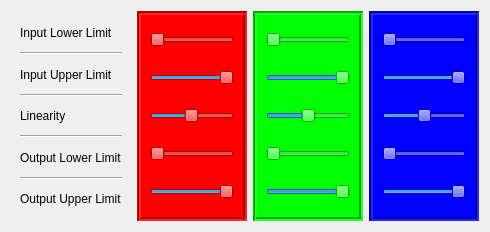
        <widget class="QFrame" name="frame_4">
         <property name="sizePolicy">
          <sizepolicy hsizetype="Preferred" vsizetype="Preferred">
           <horstretch>0</horstretch>
           <verstretch>0</verstretch>
          </sizepolicy>
         </property>
         <property name="frameShape">
          <enum>QFrame::NoFrame</enum>
         </property>
         <property name="frameShadow">
          <enum>QFrame::Raised</enum>
         </property>
         <layout class="QHBoxLayout" name="horizontalLayout_2">
          <item>
           <widget class="QFrame" name="frame_8">
            <property name="styleSheet">
             <string notr="true">border-width: 10px;</string>
            </property>
            <property name="frameShape">
             <enum>QFrame::NoFrame</enum>
            </property>
            <property name="frameShadow">
             <enum>QFrame::Plain</enum>
            </property>
            <property name="lineWidth">
             <number>0</number>
            </property>
            <layout class="QVBoxLayout" name="verticalLayout_6">
             <item>
              <widget class="QLabel" name="label">
               <property name="text">
                <string>Input Lower Limit</string>
               </property>
              </widget>
             </item>
             <item>
              <widget class="Line" name="line_4">
               <property name="orientation">
                <enum>Qt::Horizontal</enum>
               </property>
              </widget>
             </item>
             <item>
              <widget class="QLabel" name="label_7">
               <property name="text">
                <string>Input Upper Limit</string>
               </property>
              </widget>
             </item>
             <item>
              <widget class="Line" name="line_3">
               <property name="orientation">
                <enum>Qt::Horizontal</enum>
               </property>
              </widget>
             </item>
             <item>
              <widget class="QLabel" name="label_8">
               <property name="text">
                <string>Linearity</string>
               </property>
              </widget>
             </item>
             <item>
              <widget class="Line" name="line_2">
               <property name="orientation">
                <enum>Qt::Horizontal</enum>
               </property>
              </widget>
             </item>
             <item>
              <widget class="QLabel" name="label_4">
               <property name="text">
                <string>Output Lower Limit</string>
               </property>
              </widget>
             </item>
             <item>
              <widget class="Line" name="line">
               <property name="orientation">
                <enum>Qt::Horizontal</enum>
               </property>
              </widget>
             </item>
             <item>
              <widget class="QLabel" name="label_2">
               <property name="text">
                <string>Output Upper Limit</string>
               </property>
              </widget>
             </item>
            </layout>
           </widget>
          </item>
          <item>
           <widget class="QFrame" name="red">
            <property name="styleSheet">
             <string notr="true">background-color: rgb(255, 0, 0);
border-color: rgb(0, 0, 0);
border-width: 10px;</string>
            </property>
            <property name="frameShape">
             <enum>QFrame::Box</enum>
            </property>
            <property name="frameShadow">
             <enum>QFrame::Sunken</enum>
            </property>
            <property name="lineWidth">
             <number>2</number>
            </property>
            <layout class="QVBoxLayout" name="verticalLayout_7">
             <item>
              <widget class="QSlider" name="r1">
               <property name="sizePolicy">
                <sizepolicy hsizetype="Expanding" vsizetype="Expanding">
                 <horstretch>0</horstretch>
                 <verstretch>0</verstretch>
                </sizepolicy>
               </property>
               <property name="styleSheet">
                <string notr="true">
QSlider:horizontal {
    min-height: 32px;
}
QSlider::groove:horizontal {
    margin: -8px 0;
}</string>
               </property>
               <property name="maximum">
                <number>256</number>
               </property>
               <property name="orientation">
                <enum>Qt::Horizontal</enum>
               </property>
              </widget>
             </item>
             <item>
              <widget class="QSlider" name="r2">
               <property name="sizePolicy">
                <sizepolicy hsizetype="Expanding" vsizetype="Expanding">
                 <horstretch>0</horstretch>
                 <verstretch>0</verstretch>
                </sizepolicy>
               </property>
               <property name="styleSheet">
                <string notr="true">
QSlider:horizontal {
    min-height: 32px;
}
QSlider::groove:horizontal {
    margin: -8px 0;
}</string>
               </property>
               <property name="maximum">
                <number>256</number>
               </property>
               <property name="value">
                <number>256</number>
               </property>
               <property name="orientation">
                <enum>Qt::Horizontal</enum>
               </property>
               <property name="tickPosition">
                <enum>QSlider::NoTicks</enum>
               </property>
              </widget>
             </item>
             <item>
              <widget class="QSlider" name="r3">
               <property name="sizePolicy">
                <sizepolicy hsizetype="Expanding" vsizetype="Expanding">
                 <horstretch>0</horstretch>
                 <verstretch>0</verstretch>
                </sizepolicy>
               </property>
               <property name="styleSheet">
                <string notr="true">QSlider:horizontal {
    min-height: 32px;
}
QSlider::groove:horizontal {
    margin: -8px 0;
}</string>
               </property>
               <property name="minimum">
                <number>1</number>
               </property>
               <property name="maximum">
                <number>100</number>
               </property>
               <property name="value">
                <number>50</number>
               </property>
               <property name="orientation">
                <enum>Qt::Horizontal</enum>
               </property>
              </widget>
             </item>
             <item>
              <widget class="QSlider" name="r4">
               <property name="sizePolicy">
                <sizepolicy hsizetype="Expanding" vsizetype="Expanding">
                 <horstretch>0</horstretch>
                 <verstretch>0</verstretch>
                </sizepolicy>
               </property>
               <property name="styleSheet">
                <string notr="true">QSlider:horizontal {
    min-height: 32px;
}
QSlider::groove:horizontal {
    margin: -8px 0;
}</string>
               </property>
               <property name="maximum">
                <number>256</number>
               </property>
               <property name="orientation">
                <enum>Qt::Horizontal</enum>
               </property>
              </widget>
             </item>
             <item>
              <widget class="QSlider" name="r5">
               <property name="sizePolicy">
                <sizepolicy hsizetype="Expanding" vsizetype="Expanding">
                 <horstretch>0</horstretch>
                 <verstretch>0</verstretch>
                </sizepolicy>
               </property>
               <property name="styleSheet">
                <string notr="true">QSlider:horizontal {
    min-height: 32px;
}
QSlider::groove:horizontal {
    margin: -8px 0;
}</string>
               </property>
               <property name="maximum">
                <number>256</number>
               </property>
               <property name="value">
                <number>256</number>
               </property>
               <property name="orientation">
                <enum>Qt::Horizontal</enum>
               </property>
              </widget>
             </item>
            </layout>
           </widget>
          </item>
          <item>
           <widget class="QFrame" name="green">
            <property name="styleSheet">
             <string notr="true">background-color: rgb(0, 255, 0);
border-color: rgb(0, 0, 0);
border-width: 10px;</string>
            </property>
            <property name="frameShape">
             <enum>QFrame::Box</enum>
            </property>
            <property name="frameShadow">
             <enum>QFrame::Sunken</enum>
            </property>
            <property name="lineWidth">
             <number>2</number>
            </property>
            <layout class="QVBoxLayout" name="verticalLayout_9">
             <item>
              <widget class="QSlider" name="g1">
               <property name="sizePolicy">
                <sizepolicy hsizetype="Expanding" vsizetype="Expanding">
                 <horstretch>0</horstretch>
                 <verstretch>0</verstretch>
                </sizepolicy>
               </property>
               <property name="styleSheet">
                <string notr="true">
QSlider:horizontal {
    min-height: 32px;
}
QSlider::groove:horizontal {
    margin: -8px 0;
}</string>
               </property>
               <property name="maximum">
                <number>256</number>
               </property>
               <property name="orientation">
                <enum>Qt::Horizontal</enum>
               </property>
              </widget>
             </item>
             <item>
              <widget class="QSlider" name="g2">
               <property name="sizePolicy">
                <sizepolicy hsizetype="Expanding" vsizetype="Expanding">
                 <horstretch>0</horstretch>
                 <verstretch>0</verstretch>
                </sizepolicy>
               </property>
               <property name="styleSheet">
                <string notr="true">
QSlider:horizontal {
    min-height: 32px;
}
QSlider::groove:horizontal {
    margin: -8px 0;
}</string>
               </property>
               <property name="maximum">
                <number>256</number>
               </property>
               <property name="value">
                <number>256</number>
               </property>
               <property name="orientation">
                <enum>Qt::Horizontal</enum>
               </property>
               <property name="tickPosition">
                <enum>QSlider::NoTicks</enum>
               </property>
              </widget>
             </item>
             <item>
              <widget class="QSlider" name="g3">
               <property name="sizePolicy">
                <sizepolicy hsizetype="Expanding" vsizetype="Expanding">
                 <horstretch>0</horstretch>
                 <verstretch>0</verstretch>
                </sizepolicy>
               </property>
               <property name="styleSheet">
                <string notr="true">QSlider:horizontal {
    min-height: 32px;
}
QSlider::groove:horizontal {
    margin: -8px 0;
}</string>
               </property>
               <property name="maximum">
                <number>100</number>
               </property>
               <property name="value">
                <number>50</number>
               </property>
               <property name="orientation">
                <enum>Qt::Horizontal</enum>
               </property>
              </widget>
             </item>
             <item>
              <widget class="QSlider" name="g4">
               <property name="sizePolicy">
                <sizepolicy hsizetype="Expanding" vsizetype="Expanding">
                 <horstretch>0</horstretch>
                 <verstretch>0</verstretch>
                </sizepolicy>
               </property>
               <property name="styleSheet">
                <string notr="true">QSlider:horizontal {
    min-height: 32px;
}
QSlider::groove:horizontal {
    margin: -8px 0;
}</string>
               </property>
               <property name="maximum">
                <number>256</number>
               </property>
               <property name="orientation">
                <enum>Qt::Horizontal</enum>
               </property>
              </widget>
             </item>
             <item>
              <widget class="QSlider" name="g5">
               <property name="sizePolicy">
                <sizepolicy hsizetype="Expanding" vsizetype="Expanding">
                 <horstretch>0</horstretch>
                 <verstretch>0</verstretch>
                </sizepolicy>
               </property>
               <property name="styleSheet">
                <string notr="true">QSlider:horizontal {
    min-height: 32px;
}
QSlider::groove:horizontal {
    margin: -8px 0;
}</string>
               </property>
               <property name="maximum">
                <number>256</number>
               </property>
               <property name="value">
                <number>256</number>
               </property>
               <property name="orientation">
                <enum>Qt::Horizontal</enum>
               </property>
              </widget>
             </item>
            </layout>
           </widget>
          </item>
          <item>
           <widget class="QFrame" name="blue">
            <property name="styleSheet">
             <string notr="true">background-color: rgb(0, 0, 255);
border-color: rgb(0, 0, 0);
border-width: 10px;</string>
            </property>
            <property name="frameShape">
             <enum>QFrame::Box</enum>
            </property>
            <property name="frameShadow">
             <enum>QFrame::Sunken</enum>
            </property>
            <property name="lineWidth">
             <number>2</number>
            </property>
            <layout class="QVBoxLayout" name="verticalLayout_8">
             <item>
              <widget class="QSlider" name="b1">
               <property name="sizePolicy">
                <sizepolicy hsizetype="Expanding" vsizetype="Expanding">
                 <horstretch>0</horstretch>
                 <verstretch>0</verstretch>
                </sizepolicy>
               </property>
               <property name="styleSheet">
                <string notr="true">
QSlider:horizontal {
    min-height: 32px;
}
QSlider::groove:horizontal {
    margin: -8px 0;
}</string>
               </property>
               <property name="maximum">
                <number>256</number>
               </property>
               <property name="orientation">
                <enum>Qt::Horizontal</enum>
               </property>
              </widget>
             </item>
             <item>
              <widget class="QSlider" name="b2">
               <property name="sizePolicy">
                <sizepolicy hsizetype="Expanding" vsizetype="Expanding">
                 <horstretch>0</horstretch>
                 <verstretch>0</verstretch>
                </sizepolicy>
               </property>
               <property name="styleSheet">
                <string notr="true">
QSlider:horizontal {
    min-height: 32px;
}
QSlider::groove:horizontal {
    margin: -8px 0;
}</string>
               </property>
               <property name="maximum">
                <number>256</number>
               </property>
               <property name="value">
                <number>256</number>
               </property>
               <property name="orientation">
                <enum>Qt::Horizontal</enum>
               </property>
               <property name="tickPosition">
                <enum>QSlider::NoTicks</enum>
               </property>
              </widget>
             </item>
             <item>
              <widget class="QSlider" name="b3">
               <property name="sizePolicy">
                <sizepolicy hsizetype="Expanding" vsizetype="Expanding">
                 <horstretch>0</horstretch>
                 <verstretch>0</verstretch>
                </sizepolicy>
               </property>
               <property name="styleSheet">
                <string notr="true">QSlider:horizontal {
    min-height: 32px;
}
QSlider::groove:horizontal {
    margin: -8px 0;
}</string>
               </property>
               <property name="maximum">
                <number>100</number>
               </property>
               <property name="value">
                <number>50</number>
               </property>
               <property name="orientation">
                <enum>Qt::Horizontal</enum>
               </property>
              </widget>
             </item>
             <item>
              <widget class="QSlider" name="b4">
               <property name="sizePolicy">
                <sizepolicy hsizetype="Expanding" vsizetype="Expanding">
                 <horstretch>0</horstretch>
                 <verstretch>0</verstretch>
                </sizepolicy>
               </property>
               <property name="styleSheet">
                <string notr="true">QSlider:horizontal {
    min-height: 32px;
}
QSlider::groove:horizontal {
    margin: -8px 0;
}</string>
               </property>
               <property name="maximum">
                <number>256</number>
               </property>
               <property name="orientation">
                <enum>Qt::Horizontal</enum>
               </property>
              </widget>
             </item>
             <item>
              <widget class="QSlider" name="b5">
               <property name="sizePolicy">
                <sizepolicy hsizetype="Expanding" vsizetype="Expanding">
                 <horstretch>0</horstretch>
                 <verstretch>0</verstretch>
                </sizepolicy>
               </property>
               <property name="styleSheet">
                <string notr="true">QSlider:horizontal {
    min-height: 32px;
}
QSlider::groove:horizontal {
    margin: -8px 0;
}</string>
               </property>
               <property name="maximum">
                <number>256</number>
               </property>
               <property name="value">
                <number>256</number>
               </property>
               <property name="orientation">
                <enum>Qt::Horizontal</enum>
               </property>
              </widget>
             </item>
            </layout>
           </widget>
          </item>
         </layout>
        </widget>
